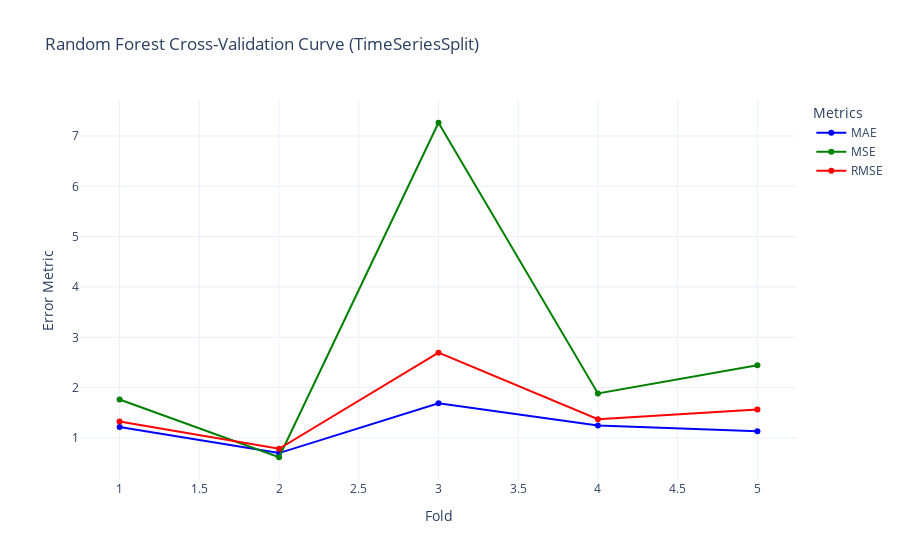

The notebook cell this image was saved under:
### Code cell
fig = go.Figure()

fig.add_trace(go.Scatter(x=fold_metrics_df['Fold'], y=fold_metrics_df['MAE'], 
                         mode='lines+markers', name='MAE', line=dict(color='blue')))
fig.add_trace(go.Scatter(x=fold_metrics_df['Fold'], y=fold_metrics_df['MSE'], 
                         mode='lines+markers', name='MSE', line=dict(color='green')))
fig.add_trace(go.Scatter(x=fold_metrics_df['Fold'], y=fold_metrics_df['RMSE'], 
                         mode='lines+markers', name='RMSE', line=dict(color='red')))

fig.update_layout(
    title='Random Forest Cross-Validation Curve (TimeSeriesSplit)',
    xaxis_title='Fold',
    yaxis_title='Error Metric',
    legend_title='Metrics',
    template='plotly_white'
)

fig.show()

### Figure 1 — Plotly figure (JSON) as saved in the notebook; plotly's stock layout.template omitted (floating-point values rounded to 4 significant figures)
{"data": [{"line": {"color": "blue"}, "mode": "lines+markers", "name": "MAE", "type": "scatter", "x": [1, 2, 3, 4, 5], "y": [1.217, 0.6997, 1.689, 1.247, 1.135]}, {"line": {"color": "green"}, "mode": "lines+markers", "name": "MSE", "type": "scatter", "x": [1, 2, 3, 4, 5], "y": [1.766, 0.6169, 7.264, 1.884, 2.444]}, {"line": {"color": "red"}, "mode": "lines+markers", "name": "RMSE", "type": "scatter", "x": [1, 2, 3, 4, 5], "y": [1.329, 0.7854, 2.695, 1.373, 1.563]}], "layout": {"autosize": true, "legend": {"title": {"text": "Metrics"}}, "title": {"text": "Random Forest Cross-Validation Curve (TimeSeriesSplit)"}, "xaxis": {"autorange": true, "range": [0.7561, 5.244], "title": {"text": "Fold"}, "type": "linear"}, "yaxis": {"autorange": true, "range": [0.06838, 7.812], "title": {"text": "Error Metric"}, "type": "linear"}}}
